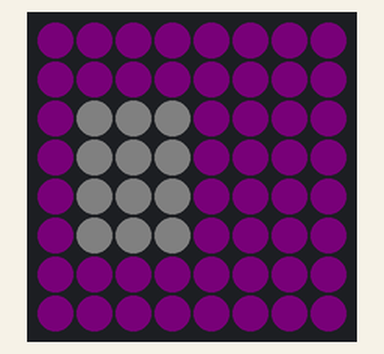
Bench run of a sketch on a simulated Arduino Uno, built with avr-gcc and run on an emulated ATmega328P. Shown: 8×8 RGB LED matrix (first LED top left, wired row by row). Dim RGB values are drawn brighter than linear.

Above: at 1.09 s.

The sketch:

matrix2.ino
```cpp
#include <Adafruit_GFX.h>
#include <Adafruit_NeoMatrix.h>
#include <Adafruit_NeoPixel.h>
#ifndef PSTR
 #define PSTR // Make Arduino Due happy
#endif

#define PIN 6

// MATRIX DECLARATION:
// Parameter 1 = width of NeoPixel matrix
// Parameter 2 = height of matrix
// Parameter 3 = pin number (most are valid)
// Parameter 4 = matrix layout flags, add together as needed:
//   NEO_MATRIX_TOP, NEO_MATRIX_BOTTOM, NEO_MATRIX_LEFT, NEO_MATRIX_RIGHT:
//     Position of the FIRST LED in the matrix; pick two, e.g.
//     NEO_MATRIX_TOP + NEO_MATRIX_LEFT for the top-left corner.
//   NEO_MATRIX_ROWS, NEO_MATRIX_COLUMNS: LEDs are arranged in horizontal
//     rows or in vertical columns, respectively; pick one or the other.
//   NEO_MATRIX_PROGRESSIVE, NEO_MATRIX_ZIGZAG: all rows/columns proceed
//     in the same order, or alternate lines reverse direction; pick one.
//   See example below for these values in action.
// Parameter 5 = pixel type flags, add together as needed:
//   NEO_KHZ800  800 KHz bitstream (most NeoPixel products w/WS2812 LEDs)
//   NEO_KHZ400  400 KHz (classic 'v1' (not v2) FLORA pixels, WS2811 drivers)
//   NEO_GRB     Pixels are wired for GRB bitstream (most NeoPixel products)
//   NEO_GRBW    Pixels are wired for GRBW bitstream (RGB+W NeoPixel products)
//   NEO_RGB     Pixels are wired for RGB bitstream (v1 FLORA pixels, not v2)


// Example for NeoPixel Shield.  In this application we'd like to use it
// as a 5x8 tall matrix, with the USB port positioned at the top of the
// Arduino.  When held that way, the first pixel is at the top right, and
// lines are arranged in columns, progressive order.  The shield uses
// 800 KHz (v2) pixels that expect GRB color data.
int brightness = 0;
bool maxBright = false;
Adafruit_NeoMatrix matrix = Adafruit_NeoMatrix(8,8, PIN,NEO_MATRIX_TOP + NEO_MATRIX_LEFT + NEO_MATRIX_COLUMNS ,NEO_GRB + NEO_KHZ800);

const uint16_t baseColor = matrix.Color(255,255,255);
const uint16_t morado = matrix.Color(185,34,186);

const uint16_t gamaAmarilla[] = {
  matrix.Color(255,134,42), matrix.Color(209,134,42), matrix.Color(165,134,42),matrix.Color(150,134,42), matrix.Color(127,134,42), matrix.Color(113,134,42)
};

void setup() {
  matrix.begin();
  matrix.setBrightness(brightness);
}


void loop() {
      //filas
      for(int i = 0; i < 8; i++){
        //columnas
        for(int y = 0; y < 8; y++){
            matrix.drawPixel(i, y, morado);
            matrix.show();
            //centro de neopixel
            if((i > 0 && i < 4) && (y > 1 && y < 6)){
                matrix.drawPixel(i, y, baseColor);
                matrix.show();
            }
        }
      }


      if(maxBright == false){
        brightness = brightness + 5;
        matrix.setBrightness(brightness);
        if(brightness >= 85){
          maxBright = true;
        }
      }else{
        brightness = brightness - 5;
        matrix.setBrightness(brightness);
        if(brightness <= 10){
          maxBright = false;
        }
      }

      delay(100);


}
```
